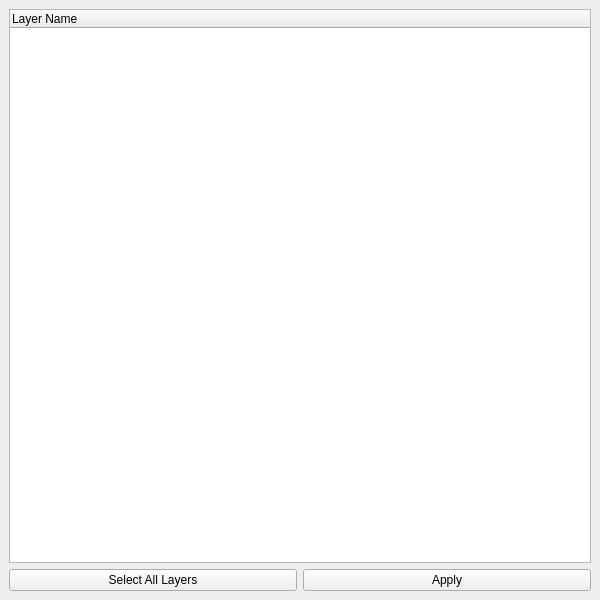
<?xml version="1.0" encoding="UTF-8"?>
<ui version="4.0">
 <class>ParameterSelection</class>
 <widget class="QMainWindow" name="ParameterSelection">
  <property name="geometry">
   <rect>
    <x>0</x>
    <y>0</y>
    <width>600</width>
    <height>600</height>
   </rect>
  </property>
  <property name="windowTitle">
   <string>Parameter Selection</string>
  </property>
  <widget class="QWidget" name="centralwidget">
   <layout class="QVBoxLayout" name="verticalLayout">
    <item>
     <layout class="QGridLayout" name="mainGridLayout">
      <item row="1" column="0" colspan="2">
       <widget class="QTreeWidget" name="treeWidget">
        <attribute name="headerDefaultSectionSize">
         <number>90</number>
        </attribute>
        <column>
         <property name="text">
          <string>Layer Name</string>
         </property>
        </column>
       </widget>
      </item>
      <item row="2" column="1">
       <widget class="QPushButton" name="applyPushButton">
        <property name="text">
         <string>Apply</string>
        </property>
       </widget>
      </item>
      <item row="2" column="0">
       <widget class="QPushButton" name="toggleselectAllLayersPushButton">
        <property name="text">
         <string>Select All Layers</string>
        </property>
       </widget>
      </item>
     </layout>
    </item>
   </layout>
  </widget>
 </widget>
 <tabstops>
  <tabstop>treeWidget</tabstop>
  <tabstop>applyPushButton</tabstop>
 </tabstops>
 <resources/>
 <connections/>
</ui>
